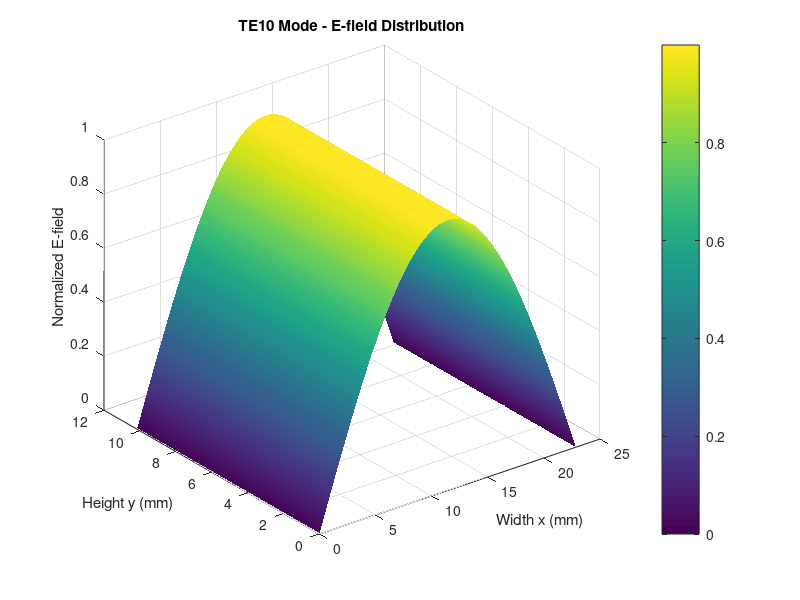
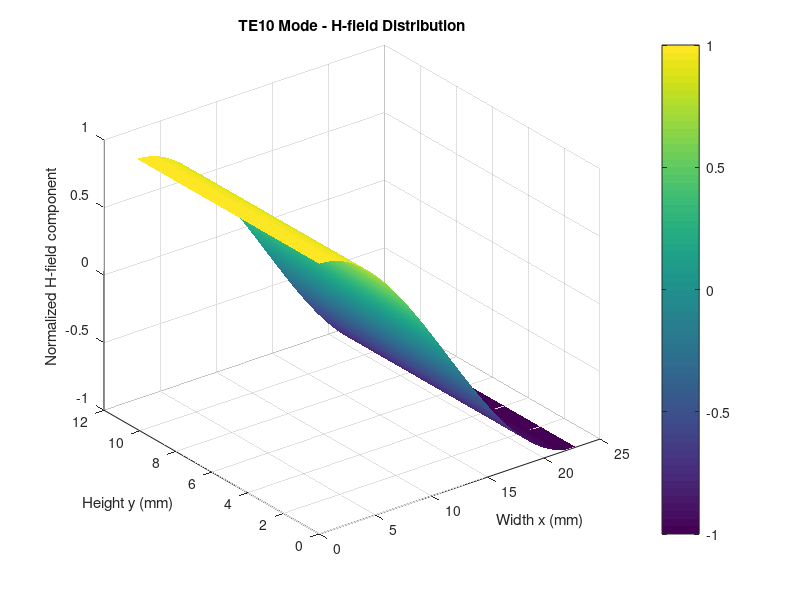

Write the MATLAB code that produced these figures, in order.

clc;
clear;
close all;

% Given parameters
a = 22.86e-3;       % Width (m)
b = 10.16e-3;       % Height (m)
L = 100e-3;         % Length (m)
f = 10e9;           % Operating frequency (Hz)
c = 3e8;            % Speed of light (m/s)

% Theoretical cutoff frequency
fc_theory = c/(2*a);

% Propagation constant
beta = (2*pi*f/c)*sqrt(1-(fc_theory/f)^2);

% Enter simulated cutoff frequency from HFSS
fc_simulated = input('Enter simulated cutoff frequency in GHz: ');
fc_simulated = fc_simulated*1e9;

% Percentage deviation
deviation = abs(fc_simulated-fc_theory)/fc_theory*100;

% Display results
fprintf('TE10 Mode Simulation Results\n');
fprintf('Theoretical cutoff frequency = %.4f GHz\n', fc_theory/1e9);
fprintf('Simulated cutoff frequency   = %.4f GHz\n', fc_simulated/1e9);
fprintf('Propagation constant beta    = %.4f rad/m\n', beta);
fprintf('Percentage deviation         = %.4f %%\n', deviation);

% E-field distribution (normalized)
x = linspace(0,a,100);
y = linspace(0,b,50);
[X,Y] = meshgrid(x,y);
E = sin(pi*X/a);

figure;
surf(X*1000,Y*1000,E);
xlabel('Width x (mm)');
ylabel('Height y (mm)');
zlabel('Normalized E-field');
title('TE10 Mode - E-field Distribution');
colorbar;
shading interp;

% H-field distribution (normalized magnitude)
H = cos(pi*X/a);

figure;
surf(X*1000,Y*1000,H);
xlabel('Width x (mm)');
ylabel('Height y (mm)');
zlabel('Normalized H-field component');
title('TE10 Mode - H-field Distribution');
colorbar;
shading interp;
